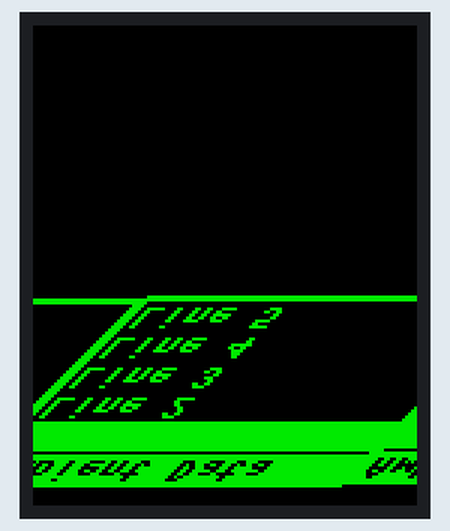
This program was run on a simulated MicroPython board. Shown: 128×160 colour display. Random numbers come from a fixed seed; library files of the repository ran but are not shown: ST7735R.py.

Above: at 1.81 s.
At 8.0 s:
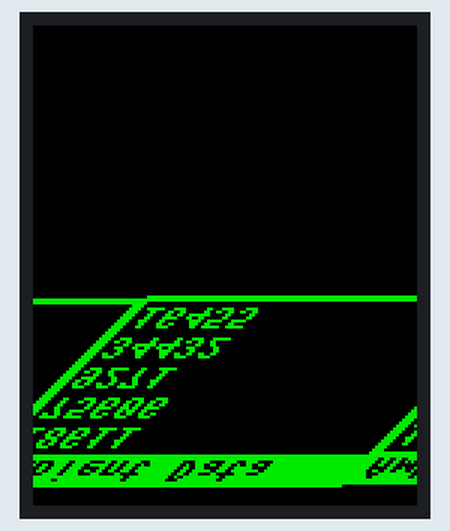
At 10.3 s:
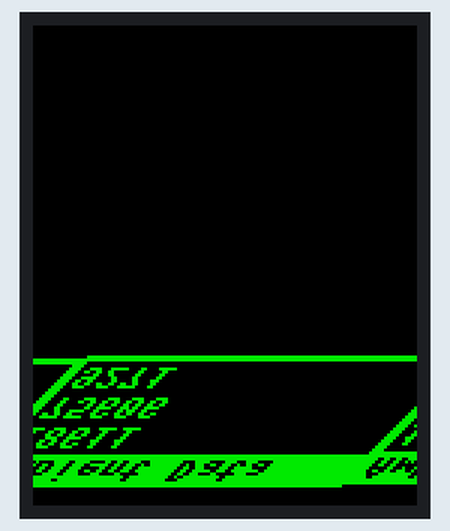
At 13.9 s:
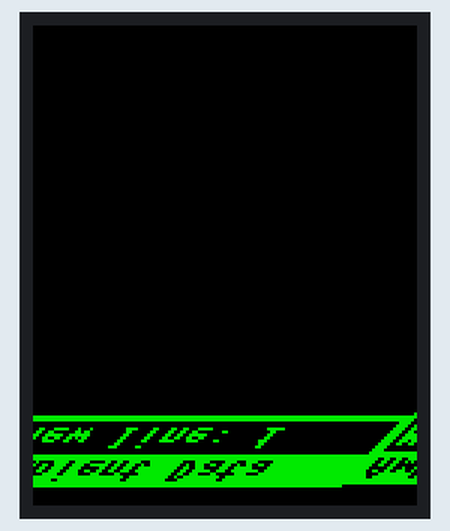
At 18.1 s:
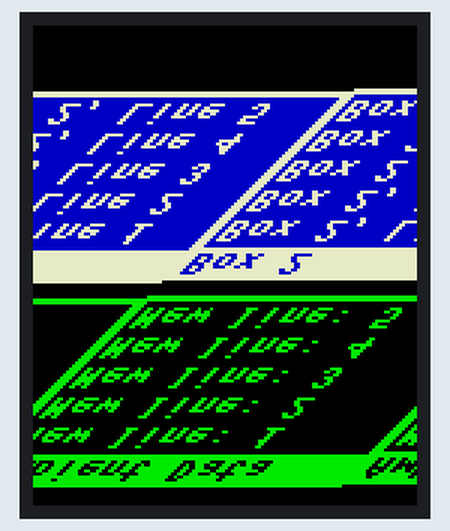
At 20.1 s:
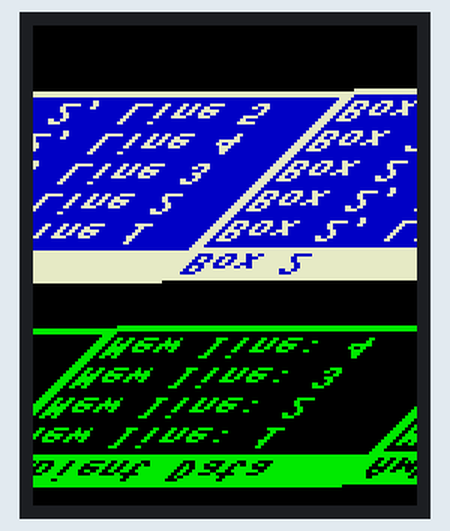

Measured:
- what the display in image 0 shows lasts 0.4 s, from 1.6 s to 2.0 s
- what the display in image 1 shows lasts 0.7 s, from 7.9 s to 8.6 s
- what the display in image 4 shows lasts 1.2 s, from 18.0 s to 19.2 s
- what the display in image 5 shows lasts 1.1 s, from 20.1 s to 21.2 s

The program:

TextBox_TFT.py
```python
from machine import SPI, Pin
from ST7735R import ST7735R
from TextBox import TextBox, TextBoxTFT
import time
import gc
import random


"""
TFT Display
VCC --> VBUS Pin 36 (3.3V)
GND --> Pin Nr. 3
"""
TFT_MISO_PIN = None # --> not needed
TFT_CLK_PIN = const(2)  # --> SCK
TFT_MOSI_PIN = const(3) # --> SDA
TFT_RST_PIN = const(4) # --> RES
TFT_DC_PIN = const(5) # --> DC
TFT_CS_PIN = const(6) # --> CS
TFT_BLK_PIN = const(7) # --> Backlight

class TFT():
    def __init__(self, clk, mosi, miso, cs, dc, rst, blk):
        self.width = 128
        self.height = 160

        self.dc = Pin(dc, Pin.OUT, Pin.PULL_DOWN)
        self.cs = Pin(cs, Pin.OUT, Pin.PULL_DOWN)
        self.rst = Pin(rst, Pin.OUT, Pin.PULL_DOWN)

        self.blk = Pin(blk, Pin.OUT, Pin.PULL_UP)

        # Turn on backlight.
        # Brightness may be controlled by PWM.
        self.blk(1)

        self.spi = SPI(0, baudrate = 15625000, polarity = 0, phase = 0, sck = Pin(clk),
                   mosi = Pin(mosi), miso = miso)

        self.display = ST7735R(self.spi, self.cs, self.dc, self.rst,
                   height = self.height, width = self.width)

    # Returns display object.
    def display_object(self):
        return self.display

    def clear(self):
        self.display.fill(0)
        self.display.show()


try:
    # Initialize TFT display.
    TFT = TFT(clk = TFT_CLK_PIN, mosi = TFT_MOSI_PIN, miso = TFT_MISO_PIN,
                     cs = TFT_CS_PIN, dc = TFT_DC_PIN, rst = TFT_RST_PIN,
                     blk = TFT_BLK_PIN)

    # Initialize first TextBox and pass display handle.
    BOX_1 = TextBoxTFT(TFT.display_object(), caption = 'Ambient Data', pos = 5,
                        fg_color = (0, 255, 0), bg_color = ((0,) * 3))


    # Add lines and call show() before any manipulation.
    lines = [BOX_1.add_line('Line ' + str(i+1)) for i in range(5)]
    BOX_1.show()


    """ Start Demo """
    # Invert color of each line
    for line in lines:
        BOX_1.invert_color(line)
        time.sleep(0.1)
        BOX_1.invert_color(line)
        time.sleep(0.1)

    # Update lines with random values
    for line in lines:
        BOX_1.update_line(line, str(random.randint(1000, 99999)))
        time.sleep(0.1)

    # Delte lines
    for line in reversed(lines):
        BOX_1.delete_line(line)
        time.sleep(0.1)

    # prevent ram overload
    del lines
    gc.collect()

    # Add lines again
    new_lines = []
    for i in range(5):
        new_line = BOX_1.add_line('New line: ' + str(i+1))
        new_lines.append(new_line)
        BOX_1.show()
        time.sleep(0.2)


    # Calculate position of second box.
    # Place it five pixel below first box.
    pos_2 = BOX_1.box_y + BOX_1.box_h + 5

    # Initialize second TextBox.
    BOX_2 = TextBoxTFT(TFT.display_object(), caption = 'Box 2', pos = pos_2,
                        fg_color = (255, 255, 255), bg_color = (0, 0, 255))

    # Add lines and call show() before any manipulation.
    lines = [BOX_2.add_line('Box 2, Line ' + str(i+1)) for i in range(5)]
    BOX_2.show()
    time.sleep(1)

    # Delete last line of Box1
    BOX_1.delete_line(new_lines[-1])
    time.sleep(1)

    # Adjust position of Box2
    BOX_2.set_pos(BOX_1.box_y + BOX_1.box_h + 5)
    time.sleep(1)

    # Add line again to Box1
    another_line = BOX_1.add_line('Another line')
    BOX_1.show() # Draws box and calculates height
                 # Box1 is covered partially by Box2
    time.sleep(1)

    # Adjust pos of Box2
    BOX_2.set_pos(BOX_1.box_y + BOX_1.box_h + 5)

    # Show Box1 again, now completely visible
    BOX_1.show()


    while True:
        time.sleep(1)

except KeyboardInterrupt:
    print('Programm terminated by Thonny.')
finally:
    # Clear display on exit
    TFT.clear()
```

TextBox.py
```python
from framebuf import FrameBuffer, MONO_VLSB, RGB565
import gc

"""
V2 - 23.05.2025

Creates a full-width TextBox on a FrameBuffer-driven display.
The TextBox has a caption and it can have multiple lines containing text.
The height of the TextBox is adjusted to fit the lines of text.
Each text line is drawn in its own FrameBuffer which enables fast
updating of the text without flickering of the display.
I have tested this on a SSD1306 OLED Display and a ST7735R-driven
TFT display. Use subclasses acording to the display:

    TextBoxTFT - ST7735R-driven RGB 128 * 160 TFT display
    TextBoxOLED - SSD1306 128 * 64 OLED Display
        --> Display width and height can be adjusted in class definition

    Initialization:

        MyBox = TextBoxTFT(display, caption = '', pos = 0,
                 fg_color = (255, 255, 255), bg_color = (0, 0, 0)

        MyBox = TextBoxOLED(display, caption = '', pos = 0)

        Parameters: display:    Display object obtained from SSD1306
                                driver / ST7735R driver: object

                                e. g.:

                                display = ST7735R(spi, cs, dc, rst,
                                   height = num, width = num)

                                display = ssd1306.SSD1306_I2C(width, height, i2c)

                    caption: Caption of the TextBox: string
                    pos: Vertical position of the TextBox: int
                    fg_color : Foreground color, RGB tuple: tuple
                    bg_color : Background color, RGB tuple: tuple

    Methods:

         line = MyBox.          content: Text content of the line: str
            add_line(content):  line: line-id for later updates: var
                                -> Must be called before show()

        MyBox.show(): Calculate the box size and line positions
                      and draw the box. Must be called after add_line()
                      or if redraw is neccessary

        MyBox.clear(): Clear / Hide the box.

        MyBox.set_pos(pos): pos: vertical position of the Box: int

        MyBox.update_caption(txt): txt: Text to update the caption with: str

        MyBox.update_line(line, txt): line: line-id: var
                                        txt: Text to update the line with: str

        MyBox.invert_color(line): line: line-id: var
                                    -> switches fg and bg color of line
                                    e. g. for marking line as 'selected'

        MyBox.delete_line(line): line: line-id: var
                                    -> Delete line

    Properties:
        MyBox.box_y: Vertical position of the box
        MyBox.box_h: Height of the box


"""
class TextBox:
    def __init__(self, display, caption = '', pos = 0):
        # Save parameters
        self.display = display
        self.caption = caption
        self.pos = pos

        self.font_height= 8 # MPY standard monospace font
        self.font_width = 8 # MPY standard monospace font

        # Configuration
        self.border = 2
        self.caption_padding = 1
        self.line_padding = 1

        # Calculate values
        self.line_height = self.font_height + 2 * self.line_padding
        self.clip_x = self.display_width - 2 * self.border
        self.content_skip = self.line_height + 2 * self.caption_padding

        # Declare variables
        # Framebuffers
        self.window_buffer = None
        self.caption_buffer = None

        # Line objects
        self.cap = None
        self.lines = {}

        # Others
        self.height = 0
        self.line_num = 0
        self.lines_total = 0


    # Clear whole display
    def clear(self):
        self.window_buffer.fill(self.black)
        self.display.blit(self.window_buffer, 0, self.pos)
        self.display.show()

    # Add text line. Returns line id which may be used for updating
    def add_line(self, content):
        self.lines_total += 1 # sic!
        # Calculate max available space for text lines
        _max_line_space =  self.display_height - self.content_skip - self.border
        if self.lines_total > (_max_line_space // self.line_height):
            self.lines_total -= 1 # sic!
            print('Error: add_line: Too many lines.')
        else:
            new_line = self.Line(self, self._trim_maxlen(str(content)),
                                 self.fg_color, self.bg_color, self.border)

            self.lines[str(new_line.num)] = new_line
            return str(new_line.num)

    # Update box position
    # Need to call show() afterwards
    def set_pos(self, pos):
        self.clear() # Call clear() first since it uses self.pos
        self.pos = pos
        self.show()

    # Draw the box with all lines and caption
    def show(self):
        # Clear old window buffer
        if not (self.window_buffer is None):
            self.clear()
        # calculate box height
        #             |        height of all lines        || caption + padding || border bottom |
        self.height = self.line_height * (self.lines_total) + self.content_skip + self.border

        # Create buffer for MSGBOX
        # Set color for caption background and border
        self.window_buffer = self.buffer(self.display_width, self.height)
        self.window_buffer.fill(self.fg_color)

        # Draw the (black) background of the textarea
        _x = self.border
        _y = self.content_skip - 1
        _w = self.display_width - 2 * (self.border)
        _h = self.line_height * (self.lines_total)
        self.window_buffer.rect(_x, _y, _w, _h, self.bg_color, 1)

        # Create Line object for caption and draw it to window buffer
        self.cap = self.Line(self, self._trim_maxlen(str(self.caption)),
                             self.bg_color, self.fg_color, int(self.border/2))

        self.cap.show_line(self.window_buffer, self.caption_padding)

        # Create Line objects for text lines and draw them to window buffer
        # in ascending order determined by their ids
        # This preserves order after deleting lines
        _pos = 0
        for key, value in sorted(self.lines.items()):
            value.show_line(self.window_buffer, self.content_skip + self.line_height * _pos)
            value.rel_pos = self.content_skip + self.line_height * _pos
            _pos += 1

        # Draw window buffer to display and show it
        self.display.blit(self.window_buffer, 0, self.pos)
        self.display.show()

    @property
    def box_h(self):
        return self.height

    @property
    def box_y(self):
        return self.pos

    # Trim strings to prevent text overflow in lines
    def _trim_maxlen(self, txt):
        if (len(txt) * self.font_width) > self.clip_x:
            maxlen = (self.clip_x // 8)
            return txt[0:maxlen]
        else:
            return txt

    def delete_line(self, lid):
        _lid = str(lid)
        if _lid in self.lines:
            self.lines_total -= 1
            self.lines.pop(_lid)
            self.clear()
            gc.collect()
            if self.lines_total > 0:
                self.show()
        else:
            print('Error: delete_line: Wrong line index.')
            return False

    def update_caption(self, caption):
        self.caption = self._trim_maxlen(caption)
        self.cap.set_text_line(self.caption)
        self.cap.show_line(self.display, self._abs_pos(self.cap))
        self.display.show()

    def invert_color(self, lid):
        _lid = str(lid)
        if _lid in self.lines:
            self.lines[_lid].invert_line()
            self.lines[_lid].clear_line()
            self.lines[_lid].set_text_line()
            self.lines[_lid].show_line(self.display, self._abs_pos(_lid))
            self.display.show()
        else:
            print('Error: invert: Wrong line index.')
            return False

    def _abs_pos(self, lid):
        lid = self.lines[lid] if lid in self.lines else lid
        return (lid.rel_pos + self.pos)

    def update_line(self, lid, content):
        _lid = str(lid)
        if _lid in self.lines:
            self.lines[_lid].clear_line()
            self.lines[_lid].set_text_line(str(content))
            self.lines[_lid].show_line(self.display, self._abs_pos(_lid))
            self.display.show()
        else:
            print('Error: update_line: Wrong line index.')
            return False

    # Line class creates individual FrameBuffers
    # and provides a static id for each line
    # This way lines can be updated individually without
    # redrawing the whole screen buffer
    class Line:
        def __init__(self, parent, content, fg_color, bg_color, posx = 0):
            # Preserve the 'self' scope of the MSGBOX class
            self.parent = parent
            self.posy = None # absolute position on screen
            self.posx = posx
            self.fg_color = fg_color
            self.bg_color = bg_color
            self.content = content
            self.rel_pos = 0 # relative position in box
                             # updated when parent.show() is called

            # Assign an ascending id to each line
            self.num = self.parent.line_num
            self.parent.line_num += 1

            # Create individual FB for each line
            self.line_buffer = self.parent.buffer(self.parent.display_width - 2 * self.posx,
                                                   self.parent.line_height)
            self.set_text_line(str(self.content))

        # Draw line to display or window buffer
        def show_line(self, buffer, posy):
            self.posy = posy

            buffer.blit(self.line_buffer, self.posx, self.posy)

        def clear_line(self):
            self.line_buffer.fill(self.bg_color)

        # Set the text content of the line
        # Either update text or
        # redraw previously set text
        # (neccessary for invert function)
        # when fg_ and bg_color have changed
        def set_text_line(self, content = None):

            self.content = ' ' if content is None else content

            self.clear_line()

            self.line_buffer.text(str(self.content), self.parent.line_padding,
                                  self.parent.line_padding, self.fg_color)

        # Sawp fg_ and bg_color
        def invert_line(self):
            self.fg_color, self.bg_color = self.bg_color, self.fg_color


'''
Creates a two-colored Textbox on a TFT Display using ST7735R driver

display = TFT display object
caption = caption of the Textbox
pos = vertical position of the Textbox
fg_color = foreground color, set as tuple (r, g, b)
bg_color = background color, set as tuple (r, g, b)
'''
class TextBoxTFT(TextBox):
    def __init__(self, display, caption = '', pos = 0,
                 fg_color = ((255,) * 3), bg_color = ((0,) * 3)):

        self.display = display

        self.display_width = 128
        self.display_height = 160
        self.white = self.rgb_color((255,) * 3)
        self.black = self.rgb_color((0,) * 3)

        self.fg_color = self.rgb_color(fg_color) # Pass Tuple
        self.bg_color = self.rgb_color(bg_color) # Pass Tuple

        super().__init__(self.display, caption, pos)

    # Create RGB color from TUPLE: (r, g, b)
    # r, g, b: int = 0 - 255
    def rgb_color(self, _rgb):
        _r, _g, _b = _rgb
        return self.display.rgb(_r, _g, _b)

    # Create RGB565-FrameBuffer for TFT
    def buffer(self, width, height):
        return FrameBuffer(bytearray(width * height * 2), width, height, RGB565)


'''
Creates a black-white text box on a SSD1306 OLED Display

display = OLED display object
caption = caption of the Textbox
pos = vertical position of the Textbox
'''
class TextBoxOLED(TextBox):
    def __init__(self, display, caption = '', pos = 0):

        self.display_width = 128
        self.display_height = 64

        self.white = 1
        self.black = 0

        self.fg_color = self.white
        self.bg_color = self.black

        super().__init__(display, caption, pos)

    # Create BW FrameBuffers for OLED
    def buffer(self, width, height):
        return FrameBuffer(bytearray(width * height * 1), width, height, MONO_VLSB)
```
